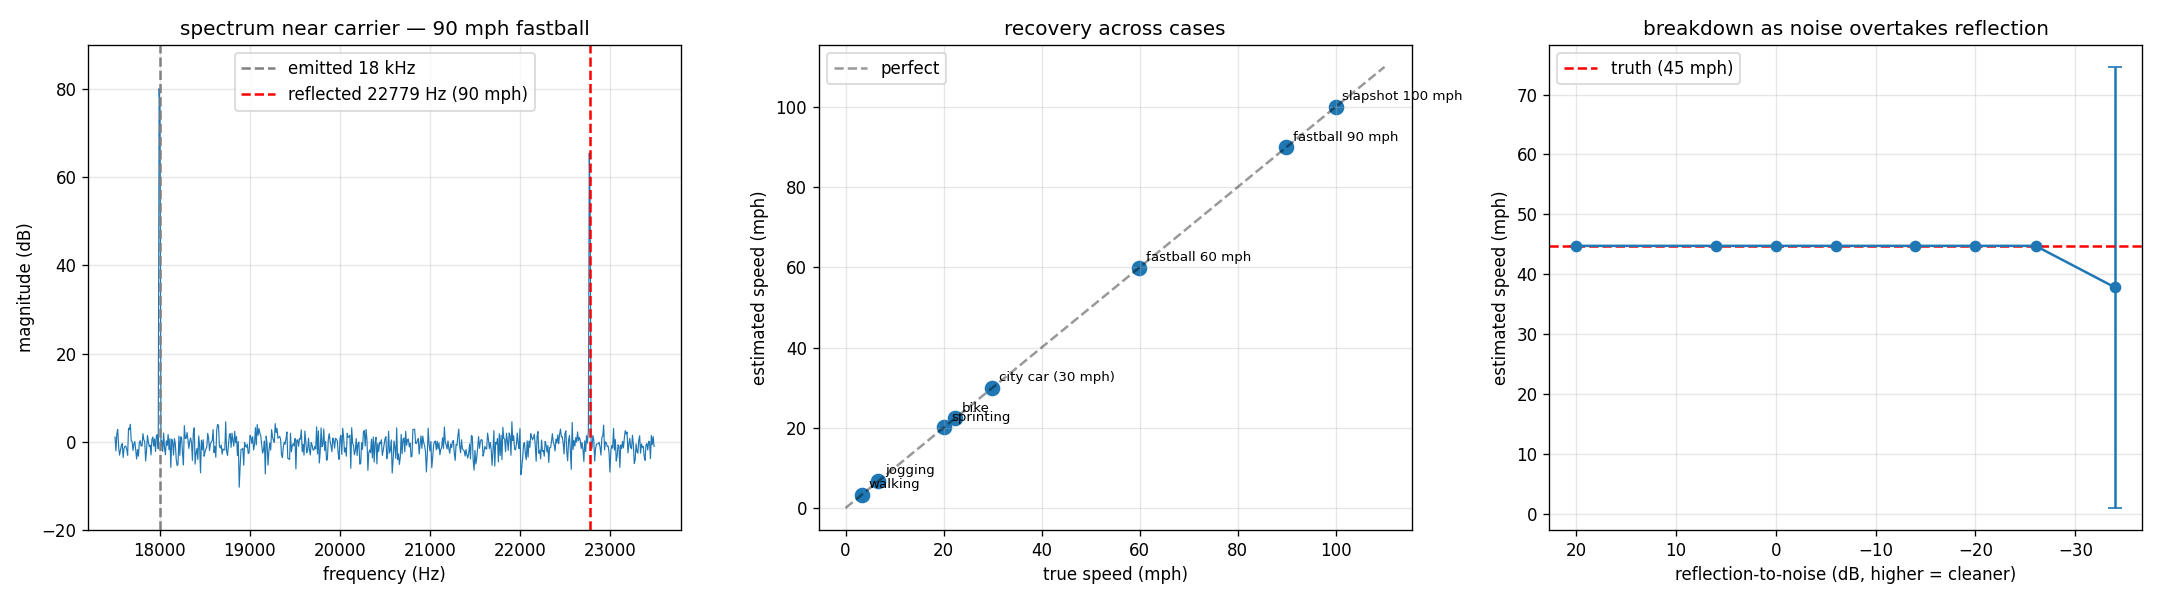

Write the Python code that produced this figure.
"""
Doppler Speed Gun — DSP prototype.

Proves the physics we need for the iPhone app:
  1. Emit a 20 kHz carrier from the phone speaker.
  2. Microphone picks up (a) strong direct-path bleedthrough at f0,
     and (b) a weak reflection from the target, Doppler-shifted by
     f_reflected = f0 * (c + v) / (c - v)  for a target approaching at v m/s.
  3. FFT the captured block, notch out the carrier, peak-pick in the
     expected sideband window, invert the Doppler formula to get v.

Run:  python3 doppler_prototype.py
Output: console table + doppler_prototype.png
"""

import matplotlib
matplotlib.use("Agg")  # headless — we save a PNG

import numpy as np
import matplotlib.pyplot as plt

# ---- physics ----------------------------------------------------------------
C_AIR = 343.0        # m/s, speed of sound at ~20 C
# Carrier choice: 48 kHz sample rate => 24 kHz Nyquist. Upshifted reflections
# must stay below 24 kHz to avoid aliasing. At f0=20 kHz, a 90 mph target shifts
# to ~25.3 kHz and aliases. f0=18 kHz gives us 6 kHz of headroom -> ~110 mph max,
# while staying at the edge of most adults' hearing.
F0 = 18_000.0
SR = 48_000          # Hz, iPhone default mic sample rate
DURATION = 1.0       # s, integration window for this proof (iOS app will use ~100 ms)
MPS_TO_MPH = 2.23694

rng = np.random.default_rng(0)


def synth_signal(speed_mps, *, sr=SR, f0=F0, duration=DURATION,
                 direct_amp=1.0, reflect_amp=0.05, noise_amp=0.01):
    """Synthetic mic capture: carrier bleedthrough + shifted reflection + white noise."""
    t = np.arange(int(sr * duration)) / sr
    f_reflected = f0 * (C_AIR + speed_mps) / (C_AIR - speed_mps)
    direct    = direct_amp  * np.cos(2 * np.pi * f0 * t)
    reflected = reflect_amp * np.cos(2 * np.pi * f_reflected * t)
    noise     = noise_amp   * rng.standard_normal(len(t))
    return t, direct + reflected + noise


def estimate_speed(sig, *, sr=SR, f0=F0, carrier_notch_hz=20.0, search_bw_hz=6000.0):
    """Peak-pick the Doppler sideband above the carrier; invert Doppler for v."""
    N = len(sig)
    # Blackman-Harris-ish (np.blackman) kills sidelobes from the 20x-stronger carrier.
    spectrum = np.fft.rfft(sig * np.blackman(N))
    freqs = np.fft.rfftfreq(N, d=1 / sr)
    mag = np.abs(spectrum)

    # Search window: carrier + notch_guard ... carrier + max_bandwidth.
    # Only looking at positive side for now (approaching targets); prod app searches both.
    search = (freqs > f0 + carrier_notch_hz) & (freqs < f0 + search_bw_hz)
    if not search.any():
        return 0.0, freqs, mag
    peak_freq = freqs[np.argmax(np.where(search, mag, 0))]
    # exact inverse: peak = f0 (c+v)/(c-v)  =>  v = c (peak - f0) / (peak + f0)
    v_est = C_AIR * (peak_freq - f0) / (peak_freq + f0)
    return v_est, freqs, mag


# ---- tests ------------------------------------------------------------------

def mph(v):  # convenience
    return v * MPS_TO_MPH


def run_case_sweep():
    cases = [
        ("walking",            1.5),
        ("jogging",            3.0),
        ("sprinting",          9.0),
        ("bike",              10.0),
        ("city car (30 mph)", 13.4),
        ("fastball 60 mph",   26.8),
        ("fastball 90 mph",   40.2),
        ("slapshot 100 mph",  44.7),
    ]
    print(f"{'case':22s} {'true':>11s} {'est':>11s} {'err (mph)':>12s}")
    print("-" * 58)
    results = []
    for name, v in cases:
        _, sig = synth_signal(v)
        v_est, *_ = estimate_speed(sig)
        err = mph(v_est - v)
        results.append((name, v, v_est, err))
        print(f"{name:22s} {mph(v):8.1f}mph {mph(v_est):8.1f}mph {err:+12.2f}")
    return results


def run_snr_sweep():
    """Hold reflection weak (0.001 of carrier) and crank noise until it fails."""
    print("\nNoise breakdown @ 20 m/s (45 mph) target, reflect_amp=0.001 (60 dB below carrier):")
    print("-" * 72)
    out = []
    for na in [0.0001, 0.0005, 0.001, 0.002, 0.005, 0.01, 0.02, 0.05]:
        # Average 5 trials per noise level to smooth the random realization.
        ests = []
        for _ in range(5):
            _, sig = synth_signal(20.0, reflect_amp=0.001, noise_amp=na)
            v_est, *_ = estimate_speed(sig)
            ests.append(v_est)
        mean_est = float(np.mean(ests))
        std_est  = float(np.std(ests))
        err = mph(mean_est - 20.0)
        out.append((na, mean_est, std_est))
        # reflect_amp=0.001 -> noise/reflection ratio in dB = 20*log10(na/0.001)
        snr_db = 20 * np.log10(0.001 / na) if na > 0 else 120
        print(f"  noise={na:7.4f}  reflection-to-noise={snr_db:+6.1f} dB  "
              f"est={mph(mean_est):6.1f}±{mph(std_est):4.1f} mph  err={err:+6.2f} mph")
    return out


# ---- plots ------------------------------------------------------------------

def make_plots(cases, snr):
    fig, axes = plt.subplots(1, 3, figsize=(18, 5))

    # (1) Zoomed spectrum, 90 mph fastball case — shows carrier + sideband.
    # Bump reflection amp slightly for visual clarity (estimation tests stay at 0.05).
    # Max-pool into ~600 display buckets so single-bin peaks survive downsampling.
    _, sig = synth_signal(40.2, reflect_amp=0.2, noise_amp=0.005)
    _, freqs, mag = estimate_speed(sig)
    zoom = (freqs > F0 - 500) & (freqs < F0 + 6500)
    zf, zm = freqs[zoom], mag[zoom]
    n_buckets = 600
    step = max(1, len(zf) // n_buckets)
    pooled_f = zf[::step][:n_buckets]
    pooled_m = np.array([zm[i:i + step].max() for i in range(0, len(zm), step)])[:n_buckets]
    mag_db = 20 * np.log10(pooled_m + 1e-12)
    axes[0].plot(pooled_f, mag_db, lw=0.7)
    axes[0].axvline(F0, color="gray", ls="--", label=f"emitted {F0/1000:.0f} kHz")
    f_r = F0 * (C_AIR + 40.2) / (C_AIR - 40.2)
    axes[0].axvline(f_r, color="red", ls="--", label=f"reflected {f_r:.0f} Hz (90 mph)")
    axes[0].set_ylim(-20, 90)
    axes[0].set(xlabel="frequency (Hz)", ylabel="magnitude (dB)",
                title="spectrum near carrier — 90 mph fastball")
    axes[0].legend(); axes[0].grid(alpha=0.3)

    # (2) Recovery across cases.
    trues = [mph(c[1]) for c in cases]
    ests  = [mph(c[2]) for c in cases]
    axes[1].scatter(trues, ests, s=70)
    lim = max(trues) * 1.1
    axes[1].plot([0, lim], [0, lim], "k--", alpha=0.4, label="perfect")
    for name, tv, ev in zip([c[0] for c in cases], trues, ests):
        axes[1].annotate(name, (tv, ev), fontsize=8, xytext=(4, 4),
                         textcoords="offset points")
    axes[1].set(xlabel="true speed (mph)", ylabel="estimated speed (mph)",
                title="recovery across cases")
    axes[1].legend(); axes[1].grid(alpha=0.3)

    # (3) Noise breakdown sweep.
    snrs_db = [20 * np.log10(0.001 / s[0]) for s in snr]
    means   = [mph(s[1]) for s in snr]
    stds    = [mph(s[2]) for s in snr]
    axes[2].errorbar(snrs_db, means, yerr=stds, fmt="o-", capsize=4)
    axes[2].axhline(mph(20), color="red", ls="--", label=f"truth ({mph(20):.0f} mph)")
    axes[2].invert_xaxis()
    axes[2].set(xlabel="reflection-to-noise (dB, higher = cleaner)",
                ylabel="estimated speed (mph)",
                title="breakdown as noise overtakes reflection")
    axes[2].legend(); axes[2].grid(alpha=0.3)

    plt.tight_layout()
    out = "/home/oliver/speedgun/python/doppler_prototype.png"
    plt.savefig(out, dpi=120)
    print(f"\nsaved {out}")


if __name__ == "__main__":
    cases = run_case_sweep()
    snr = run_snr_sweep()
    make_plots(cases, snr)
